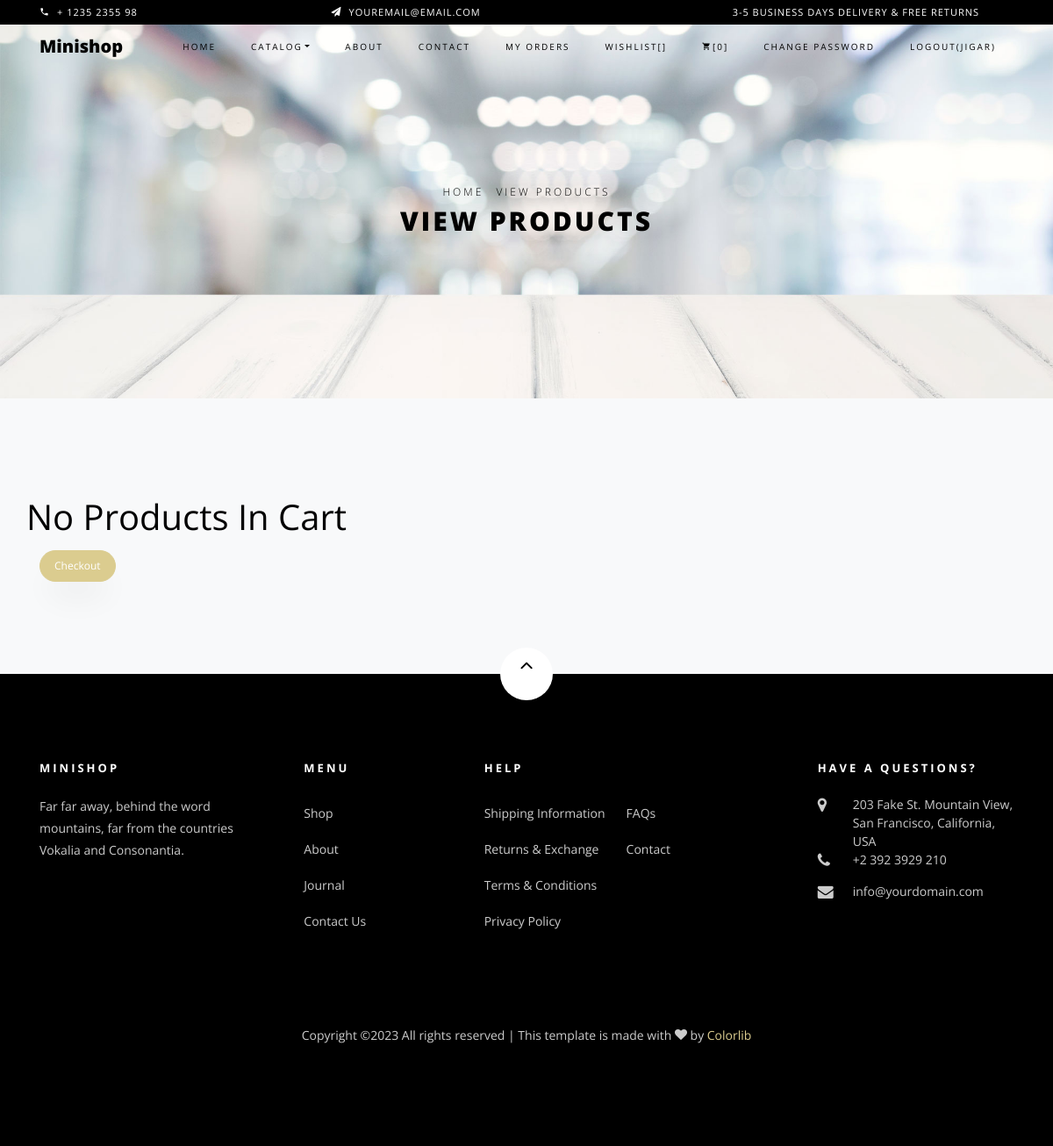
The page /cart/ (signed in) on the database as committed earlier.
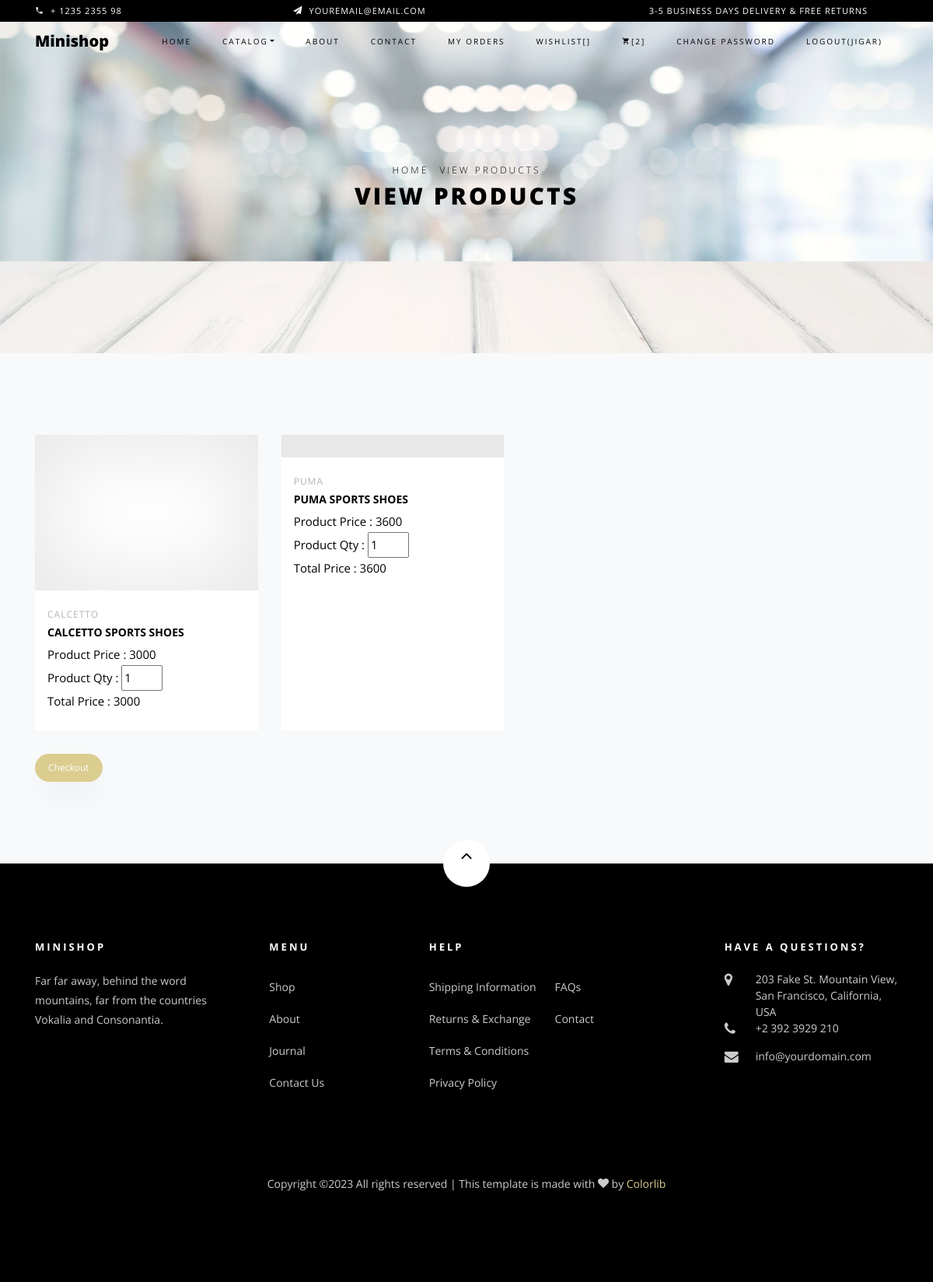
The same page on the database as committed later.
### myapp/models.py (models this page shows, shortened)
class User(models.Model):
	fname=models.CharField(max_length=100)
	lname=models.CharField(max_length=100)
	email=models.EmailField()
	mobile=models.PositiveIntegerField()
	address=models.TextField()
	password=models.CharField(max_length=100)
	profile_pic=models.ImageField(upload_to="profile_pic/",default="")
	usertype=models.CharField(max_length=100,default="buyer")

class Cart(models.Model):
	user=models.ForeignKey(User,on_delete=models.CASCADE)
	product=models.ForeignKey(Product,on_delete=models.CASCADE)
	product_price=models.PositiveIntegerField()
	product_qty=models.PositiveIntegerField(default=1)
	total_price=models.PositiveIntegerField()
	payment_status=models.BooleanField(default=False)

class Product(models.Model):
	seller=models.ForeignKey(User,on_delete=models.CASCADE)
	category=(
			("Formal","Formal"),
			("Sports","Sports"),
			("Casual","Casual"),
		)
	product_category=models.CharField(max_length=100,choices=category)
	brand=(
		("Puma","Puma"),
		("Reebok","Reebok"),
		("Adidas","Adidas"),
		("Calcetto","Calcetto"),
		("Bata","Bata"),
	)
	product_brand=models.CharField(max_length=100,choices=brand)
	product_name=models.CharField(max_length=100)
	product_price=models.PositiveIntegerField()
	size=(
		("7","7"),
		("8","8"),
		("9","9"),
		("10","10"),
		("11","11"),
	)
	product_size=models.CharField(max_length=100,choices=size)
	product_pic=models.ImageField(upload_to="product_pic/")

### myapp/views.py (the view)
# urls.py: path('cart/',views.cart,name='cart'),
def cart(request):
	net_price=0
	user=User.objects.get(email=request.session['email'])
	carts=Cart.objects.filter(user=user,payment_status=False)
	for i in carts:
		net_price=net_price+i.total_price
	request.session['cart_count']=len(carts)
	return render(request,'cart.html',{'carts':carts,'net_price':net_price})

### myapp/templates/cart.html (shortened to what this page needs)
{% extends 'header.html' %}
{% load static %}
{% block content %}
<!DOCTYPE html>
<html lang="en">
  <head>
  </head>
  <body class="goto-here">
    <div class="hero-wrap hero-bread" style="background-image: url('{% static 'images/bg_6.jpg' %}');">
      <div class="container">
        <div class="row no-gutters slider-text align-items-center justify-content-center">
          <div class="col-md-9 ftco-animate text-center">
          	<p class="breadcrumbs"><span class="mr-2"><a href="index.html">Home</a></span> <span>View Products</span></p>
            <h1 class="mb-0 bread">View Products</h1>
          </div>
        </div>
      </div>
    </div>
    <section class="ftco-section bg-light">
    	<div class="container">
    		<div class="row">
    			<div class="col-md-8 col-lg-10 order-md-last">
    				<div class="row">
			            {% if carts %}
    					{% for i in carts %}
		    			<div class="col-sm-12 col-md-12 col-lg-4 ftco-animate d-flex">
		    				<div class="product d-flex flex-column">
		    					<a href="#" class="img-prod"><img class="img-fluid" src="{{i.product.product_pic.url}}" alt="Colorlib Template" style="width: 500px;height: 200px;">
		    					</a>
		    					<div class="text py-3 pb-4 px-3">
		    						<div class="d-flex">
		    							<div class="cat">
				    						<span>{{i.product.product_brand}}</span>
				    					</div>
			    					</div>
		    						<h3><a href="#">{{i.product.product_name}}</a></h3>
		    						<div class="pricing">
			    						<p class="price"><span>Product Price : {{i.product.product_price}}</span></p>
			    					</div>
			    					<div class="pricing">
			    						<form name="change qty" method="post" action="{% url 'change-qty' %}">
			    							<p class="price">
			    								<span>
			    									Product Qty : <input type="number" name="product_qty" value="{{i.product_qty}}"  min="1" max="10" onchange="this.form.submit();">
			    								</span>
			    							</p>
			    					</form>
			    					</div>
			    					<div class="pricing">
			    						<p class="price"><span>Total Price : {{i.total_price}}</span></p>
			    					</div>
		    					</div>
		    				</div>
		    			</div>
		    			{% endfor %}
		    			{% else %}
		    				<h1>No Products In Cart</h1>
		    			{% endif %}
		    		</div>
		    		<form method="post">
							<button type="button" class="btn btn-lg btn-primary" id="checkout-button">Checkout</button>
						</form>
		    	</div>
    		</div>
    	</div>
    </section>
  </body>
</html>
{% endblock %}

### myapp/templates/header.html (shortened to what this page needs)
{% load static %}
<!DOCTYPE html>
<html lang="en">
  <head>
    <link rel="stylesheet" href="{% static 'css/open-iconic-bootstrap.min.css' %}">
    <link rel="stylesheet" href="{% static 'css/animate.css' %}">
    <link rel="stylesheet" href="{% static 'css/owl.carousel.min.css' %}">
    <link rel="stylesheet" href="{% static 'css/owl.theme.default.min.css' %}">
    <link rel="stylesheet" href="{% static 'css/magnific-popup.css' %}">
    <link rel="stylesheet" href="{% static 'css/aos.css' %}">
    <link rel="stylesheet" href="{% static 'css/ionicons.min.css' %}">
    <link rel="stylesheet" href="{% static 'css/bootstrap-datepicker.css' %}">
    <link rel="stylesheet" href="{% static 'css/jquery.timepicker.css' %}">
    <link rel="stylesheet" href="{% static 'css/flaticon.css' %}">
    <link rel="stylesheet" href="{% static 'css/icomoon.css' %}">
    <link rel="stylesheet" href="{% static 'css/style.css' %}">
  </head>
  <body class="goto-here">
		<div class="py-1 bg-black">
    	<div class="container">
    		<div class="row no-gutters d-flex align-items-start align-items-center px-md-0">
	    		<div class="col-lg-12 d-block">
		    		<div class="row d-flex">
		    			<div class="col-md pr-4 d-flex topper align-items-center">
					    	<div class="icon mr-2 d-flex justify-content-center align-items-center"><span class="icon-phone2"></span></div>
						    <span class="text">+ 1235 2355 98</span>
					    </div>
					    <div class="col-md pr-4 d-flex topper align-items-center">
					    	<div class="icon mr-2 d-flex justify-content-center align-items-center"><span class="icon-paper-plane"></span></div>
						    <span class="text">youremail@email.com</span>
					    </div>
					    <div class="col-md-5 pr-4 d-flex topper align-items-center text-lg-right">
						    <span class="text">3-5 Business days delivery &amp; Free Returns</span>
					    </div>
				    </div>
			    </div>
		    </div>
		  </div>
    </div>
    <nav class="navbar navbar-expand-lg navbar-dark ftco_navbar bg-dark ftco-navbar-light" id="ftco-navbar">
	    <div class="container">
	      <a class="navbar-brand" href="/">Minishop</a>
	      <div class="collapse navbar-collapse" id="ftco-nav">
	        <ul class="navbar-nav ml-auto">
	          <li class="nav-item active"><a href="/" class="nav-link">Home</a></li>
	          <li class="nav-item dropdown">
              <a class="nav-link dropdown-toggle" href="#" id="dropdown04" data-toggle="dropdown" aria-haspopup="true" aria-expanded="false">Catalog</a>
            </li>
	          <li class="nav-item"><a href="{% url 'about' %}" class="nav-link">About</a></li>
	          <li class="nav-item"><a href="{% url 'contact' %}" class="nav-link">Contact</a></li>
            {%  if request.session.email %}
              <li class="nav-item"><a href="{% url 'myorder' %}" class="nav-link">My Orders</a></li>
              <li class="nav-item"><a href="{% url 'wishlist' %}" class="nav-link">Wishlist[{{request.session.wishlist_count}}]</a></li>
              <li class="nav-item cta cta-colored"><a href="{% url 'cart' %}" class="nav-link"><span class="icon-shopping_cart"></span>[{{request.session.cart_count}}]</a></li>
              <li class="nav-item"><a href="{% url 'change-password' %}" class="nav-link">Change Password</a></li>
              <li class="nav-item"><a href="{% url 'logout' %}" class="nav-link">Logout({{request.session.fname}})</a></li>
            {% else %}
              <li class="nav-item"><a href="{% url 'signup' %}" class="nav-link">Sign Up</a></li>
              <li class="nav-item"><a href="{% url 'login' %}" class="nav-link">Login</a></li>
            {% endif %}
	        </ul>
	      </div>
	    </div>
	  </nav>
    {% block content %}
    {% endblock %}
    <footer class="ftco-footer ftco-section">
      <div class="container">
      	<div class="row">
      		<div class="mouse">
						<a href="#" class="mouse-icon">
							<div class="mouse-wheel"><span class="ion-ios-arrow-up"></span></div>
						</a>
					</div>
      	</div>
        <div class="row mb-5">
          <div class="col-md">
            <div class="ftco-footer-widget mb-4">
              <h2 class="ftco-heading-2">Minishop</h2>
              <p>Far far away, behind the word mountains, far from the countries Vokalia and Consonantia.</p>
              <ul class="ftco-footer-social list-unstyled float-md-left float-lft mt-5">
              </ul>
            </div>
          </div>
          <div class="col-md">
            <div class="ftco-footer-widget mb-4 ml-md-5">
              <h2 class="ftco-heading-2">Menu</h2>
              <ul class="list-unstyled">
                <li><a href="#" class="py-2 d-block">Shop</a></li>
                <li><a href="#" class="py-2 d-block">About</a></li>
                <li><a href="#" class="py-2 d-block">Journal</a></li>
                <li><a href="#" class="py-2 d-block">Contact Us</a></li>
              </ul>
            </div>
          </div>
          <div class="col-md-4">
             <div class="ftco-footer-widget mb-4">
              <h2 class="ftco-heading-2">Help</h2>
              <div class="d-flex">
	              <ul class="list-unstyled mr-l-5 pr-l-3 mr-4">
	                <li><a href="#" class="py-2 d-block">Shipping Information</a></li>
	                <li><a href="#" class="py-2 d-block">Returns &amp; Exchange</a></li>
	                <li><a href="#" class="py-2 d-block">Terms &amp; Conditions</a></li>
	                <li><a href="#" class="py-2 d-block">Privacy Policy</a></li>
	              </ul>
	              <ul class="list-unstyled">
	                <li><a href="#" class="py-2 d-block">FAQs</a></li>
	                <li><a href="#" class="py-2 d-block">Contact</a></li>
	              </ul>
	            </div>
            </div>
          </div>
          <div class="col-md">
            <div class="ftco-footer-widget mb-4">
            	<h2 class="ftco-heading-2">Have a Questions?</h2>
            	<div class="block-23 mb-3">
	              <ul>
	                <li><span class="icon icon-map-marker"></span><span class="text">203 Fake St. Mountain View, San Francisco, California, USA</span></li>
	                <li><a href="#"><span class="icon icon-phone"></span><span class="text">+2 392 3929 210</span></a></li>
	                <li><a href="#"><span class="icon icon-envelope"></span><span class="text">info@yourdomain.com</span></a></li>
	              </ul>
	            </div>
            </div>
          </div>
        </div>
        <div class="row">
          <div class="col-md-12 text-center">
            <p>
						  Copyright &copy;<script>document.write(new Date().getFullYear());</script> All rights reserved | This template is made with <i class="icon-heart color-danger" aria-hidden="true"></i> by <a href="https://colorlib.com" target="_blank">Colorlib</a>
						</p>
          </div>
        </div>
      </div>
    </footer>
  </body>
</html>

### myapp/static/css/icomoon.css (style rules this page uses)
[class^="icon-"], [class*=" icon-"] { font-family: 'icomoon' !important; speak: none; font-style: normal; font-weight: normal; font-variant: normal; text-transform: none; line-height: 1; -webkit-font-smoothing: antialiased; -moz-osx-font-smoothing: grayscale; }
.icon-heart:before { content: "\f004"; }
.icon-map-marker:before { content: "\f041"; }
.icon-phone:before { content: "\f095"; }
.icon-envelope:before { content: "\f0e0"; }
.icon-paper-plane:before { content: "\f1d8"; }
.icon-phone2:before { content: "\e0cd"; }
.icon-shopping_cart:before { content: "\e8cc"; }

Rows that differ between the two databases and show on the page:
added Cart: product.product_brand "CALCETTO", product.product_name "CALCETTO SPORTS SHOES", product.product_price "3000", product_qty "1", total_price "3000"
added Cart: product.product_brand "PUMA", product.product_name "PUMA SPORTS SHOES", product.product_price "3600", product_qty "1", total_price "3600"
Other text that changed with them:
{{ request.session.cart_count }}: "0" → "2"
text no longer shown: "No Products In Cart"
